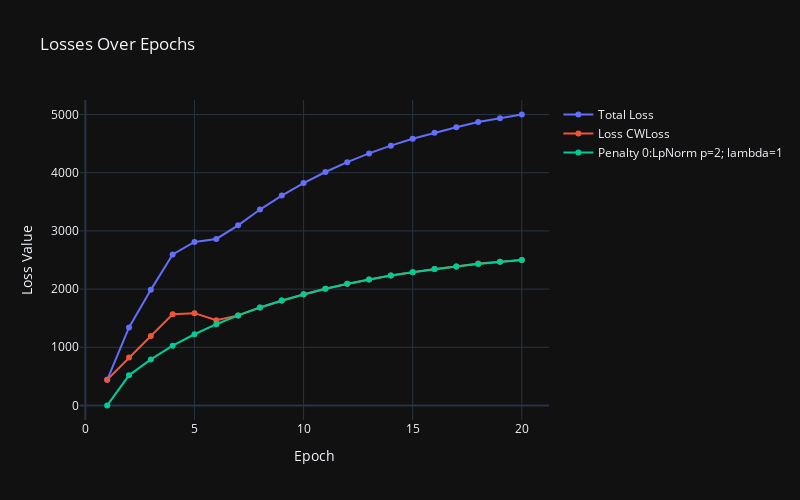
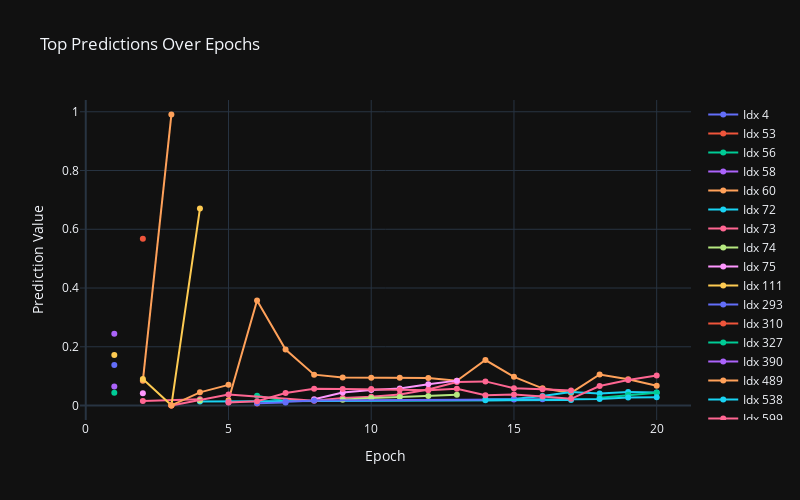
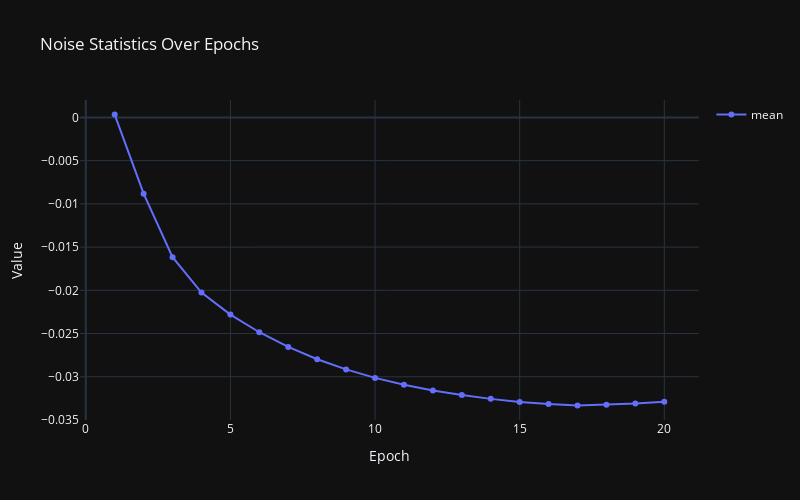

The notebook cell saved with these charts, in order:
### Code cell
plotter = Plotting(db=db, table_name="adv")
plotter.plot_losses()
plotter.plot_predictions(n=5)
plotter.plot_noise_statistics("mean")
plotter.plot_samples(
    image=sample,
        noise=noise,
        config=None,
        class_dict=None,
        original_class_idx=None,
        predicted_class_idx=None,
        original_confidence=None,
        predicted_confidence=None)

### Figure 1 — Plotly figure (JSON) as saved in the notebook; plotly's stock layout.template omitted (floating-point values rounded to 4 significant figures)
{"data": [{"mode": "lines+markers", "name": "Total Loss", "type": "scatter", "x": [1, 2, 3, 4, 5, 6, 7, 8, 9, 10, 11, 12, 13, 14, 15, 16, 17, 18, 19, 20], "y": [441.4, 1341.0, 1987.0, 2595.0, 2810.0, 2862.0, 3096.0, 3367.0, 3608.0, 3822.0, 4012.0, 4182.0, 4332.0, 4466.0, 4583.0, 4687.0, 4781.0, 4872.0, 4936.0, 5000.0]}, {"mode": "lines+markers", "name": "Loss CWLoss", "type": "scatter", "x": [1, 2, 3, 4, 5, 6, 7, 8, 9, 10, 11, 12, 13, 14, 15, 16, 17, 18, 19, 20], "y": [441.4, 823.2, 1195.0, 1568.0, 1586.0, 1465.0, 1548.0, 1684.0, 1804.0, 1911.0, 2006.0, 2091.0, 2166.0, 2233.0, 2291.0, 2344.0, 2390.0, 2441.0, 2468.0, 2500.0]}, {"mode": "lines+markers", "name": "Penalty 0:LpNorm p=2; lambda=1", "type": "scatter", "x": [1, 2, 3, 4, 5, 6, 7, 8, 9, 10, 11, 12, 13, 14, 15, 16, 17, 18, 19, 20], "y": [0, 517.9, 791.8, 1027.0, 1224.0, 1397.0, 1548.0, 1684.0, 1804.0, 1911.0, 2006.0, 2091.0, 2166.0, 2233.0, 2291.0, 2344.0, 2390.0, 2432.0, 2468.0, 2500.0]}], "layout": {"height": 500, "showlegend": true, "title": {"text": "Losses Over Epochs"}, "width": 800, "xaxis": {"title": {"text": "Epoch"}}, "yaxis": {"range": [-250.0, 5250.0], "title": {"text": "Loss Value"}}}}

### Figure 2 — Plotly figure (JSON) as saved in the notebook; plotly's stock layout.template omitted (floating-point values rounded to 4 significant figures)
{"data": [{"mode": "lines+markers", "name": "Idx 4", "type": "scatter", "x": [1], "y": [0.138]}, {"mode": "lines+markers", "name": "Idx 53", "type": "scatter", "x": [6], "y": [0.0068]}, {"mode": "lines+markers", "name": "Idx 56", "type": "scatter", "x": [6, 7], "y": [0.0334, 0.015]}, {"mode": "lines+markers", "name": "Idx 58", "type": "scatter", "x": [1], "y": [0.0651]}, {"mode": "lines+markers", "name": "Idx 60", "type": "scatter", "x": [5, 6, 7, 8, 9, 10, 11, 12, 13, 14, 15, 16, 17, 18, 19, 20], "y": [0.0178, 0.3578, 0.1907, 0.1051, 0.0952, 0.0945, 0.0942, 0.0939, 0.0843, 0.1548, 0.0977, 0.0584, 0.0429, 0.1056, 0.0892, 0.0674]}, {"mode": "lines+markers", "name": "Idx 72", "type": "scatter", "x": [4, 17], "y": [0.0136, 0.0189]}, {"mode": "lines+markers", "name": "Idx 73", "type": "scatter", "x": [2, 4], "y": [0.0151, 0.0209]}, {"mode": "lines+markers", "name": "Idx 74", "type": "scatter", "x": [4], "y": [0.0168]}, {"mode": "lines+markers", "name": "Idx 75", "type": "scatter", "x": [2], "y": [0.0421]}, {"mode": "lines+markers", "name": "Idx 111", "type": "scatter", "x": [1], "y": [0.1723]}, {"mode": "lines+markers", "name": "Idx 293", "type": "scatter", "x": [6, 7], "y": [0.0076, 0.0099]}, {"mode": "lines+markers", "name": "Idx 310", "type": "scatter", "x": [2], "y": [0.5681]}, {"mode": "lines+markers", "name": "Idx 327", "type": "scatter", "x": [1], "y": [0.0437]}, {"mode": "lines+markers", "name": "Idx 390", "type": "scatter", "x": [1], "y": [0.2441]}, {"mode": "lines+markers", "name": "Idx 489", "type": "scatter", "x": [2, 3], "y": [0.0839, 0.9906]}, {"mode": "lines+markers", "name": "Idx 538", "type": "scatter", "x": [14, 15, 16, 17, 18, 19, 20], "y": [0.0215, 0.0222, 0.032, 0.0456, 0.0408, 0.0459, 0.044]}, {"mode": "lines+markers", "name": "Idx 599", "type": "scatter", "x": [3, 5, 8, 9, 10, 11, 12, 13, 14, 15, 16, 17], "y": [0.0004, 0.0374, 0.0164, 0.0253, 0.0301, 0.0375, 0.0547, 0.0797, 0.0821, 0.0585, 0.055, 0.0513]}, {"mode": "lines+markers", "name": "Idx 650", "type": "scatter", "x": [9, 10, 11, 12, 13], "y": [0.0198, 0.0258, 0.029, 0.0328, 0.0368]}, {"mode": "lines+markers", "name": "Idx 811", "type": "scatter", "x": [8, 9, 10, 11, 12, 13], "y": [0.0216, 0.0441, 0.0528, 0.0578, 0.0725, 0.0847]}, {"mode": "lines+markers", "name": "Idx 815", "type": "scatter", "x": [2, 3, 4], "y": [0.0905, 0.0006, 0.6705]}, {"mode": "lines+markers", "name": "Idx 819", "type": "scatter", "x": [7, 8, 15, 16], "y": [0.0128, 0.0173, 0.0205, 0.021]}, {"mode": "lines+markers", "name": "Idx 828", "type": "scatter", "x": [3], "y": [0.0002]}, {"mode": "lines+markers", "name": "Idx 872", "type": "scatter", "x": [18, 19, 20], "y": [0.0267, 0.0363, 0.0438]}, {"mode": "lines+markers", "name": "Idx 879", "type": "scatter", "x": [5], "y": [0.0108]}, {"mode": "lines+markers", "name": "Idx 904", "type": "scatter", "x": [3, 4, 5], "y": [0.0002, 0.0448, 0.0703]}, {"mode": "lines+markers", "name": "Idx 917", "type": "scatter", "x": [14, 18, 19, 20], "y": [0.0183, 0.0219, 0.0269, 0.0284]}, {"mode": "lines+markers", "name": "Idx 921", "type": "scatter", "x": [5, 6, 7, 8, 9, 10, 11, 12, 13, 14, 15, 16, 17, 18, 19, 20], "y": [0.0104, 0.0148, 0.0426, 0.0574, 0.0563, 0.056, 0.0536, 0.0521, 0.0567, 0.0351, 0.0376, 0.0303, 0.0229, 0.0662, 0.0871, 0.1021]}], "layout": {"height": 500, "showlegend": true, "title": {"text": "Top Predictions Over Epochs"}, "width": 800, "xaxis": {"title": {"text": "Epoch"}}, "yaxis": {"range": [-0.04932, 1.04], "title": {"text": "Prediction Value"}}}}

### Figure 3 — Plotly figure (JSON) as saved in the notebook; plotly's stock layout.template omitted (floating-point values rounded to 4 significant figures)
{"data": [{"mode": "lines+markers", "name": "mean", "type": "scatter", "x": [1, 2, 3, 4, 5, 6, 7, 8, 9, 10, 11, 12, 13, 14, 15, 16, 17, 18, 19, 20], "y": [0.0003307, -0.008818, -0.01617, -0.02027, -0.02281, -0.02485, -0.02655, -0.02797, -0.02915, -0.03013, -0.03093, -0.03158, -0.0321, -0.03256, -0.03291, -0.03316, -0.03332, -0.03323, -0.03309, -0.0329]}], "layout": {"height": 500, "showlegend": true, "title": {"text": "Noise Statistics Over Epochs"}, "width": 800, "xaxis": {"title": {"text": "Epoch"}}, "yaxis": {"range": [-0.035, 0.002013], "title": {"text": "Value"}}}}
